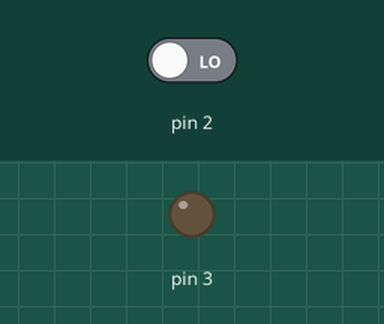
Bench run of a sketch on a simulated Arduino Uno, built with avr-gcc and run on an emulated ATmega328P. Shown: output pins drawn as LEDs (lit = HIGH). Dashed ring = blinking. The test bench sets the inputs (shaded band); at power-on: pin 2 LOW. What the sketch prints to the serial monitor is not drawn.

Above: at 1.2 s.
1.3 s: pin 2 driven HIGH
At 1.63 s:
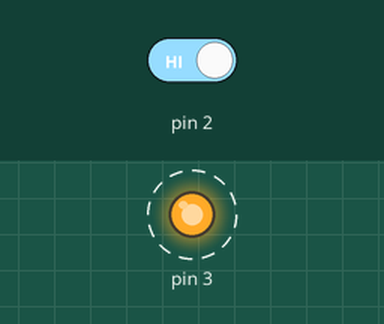
4.3 s: pin 2 driven LOW
At 5.3 s:
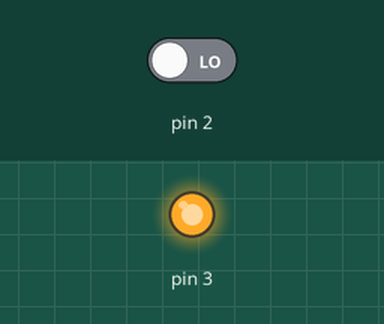
Timing chart, 0 to 7.3 s (numbered marks = the images above; inputs shaded):
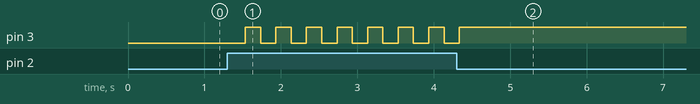

The sketch:

on_off_led_pushbutton.ino
```cpp
int button=2;
int now=0;
char var;
int i;
void setup() {
  pinMode(2,INPUT);
  pinMode(3,OUTPUT);
  Serial.begin(1200);
  // put your setup code here, to run once:

}

void loop() {


int value=digitalRead(2);
Serial.println(value);
if(value==1 && now==0)
{var=HIGH;
 now=1;
 delay(200);
}
else if( value==1 && now==1)
{
  var=LOW;
 now=0;
 delay(200);
}
digitalWrite(3,var);
}
```

Measured:
- after the input at 1.3 s, pin 3: alternates HIGH for 0.20 s and LOW for 0.20 s, starting after 0.23 s
- after the input at 4.3 s, pin 3: goes on until 4.3 s, then stays HIGH
